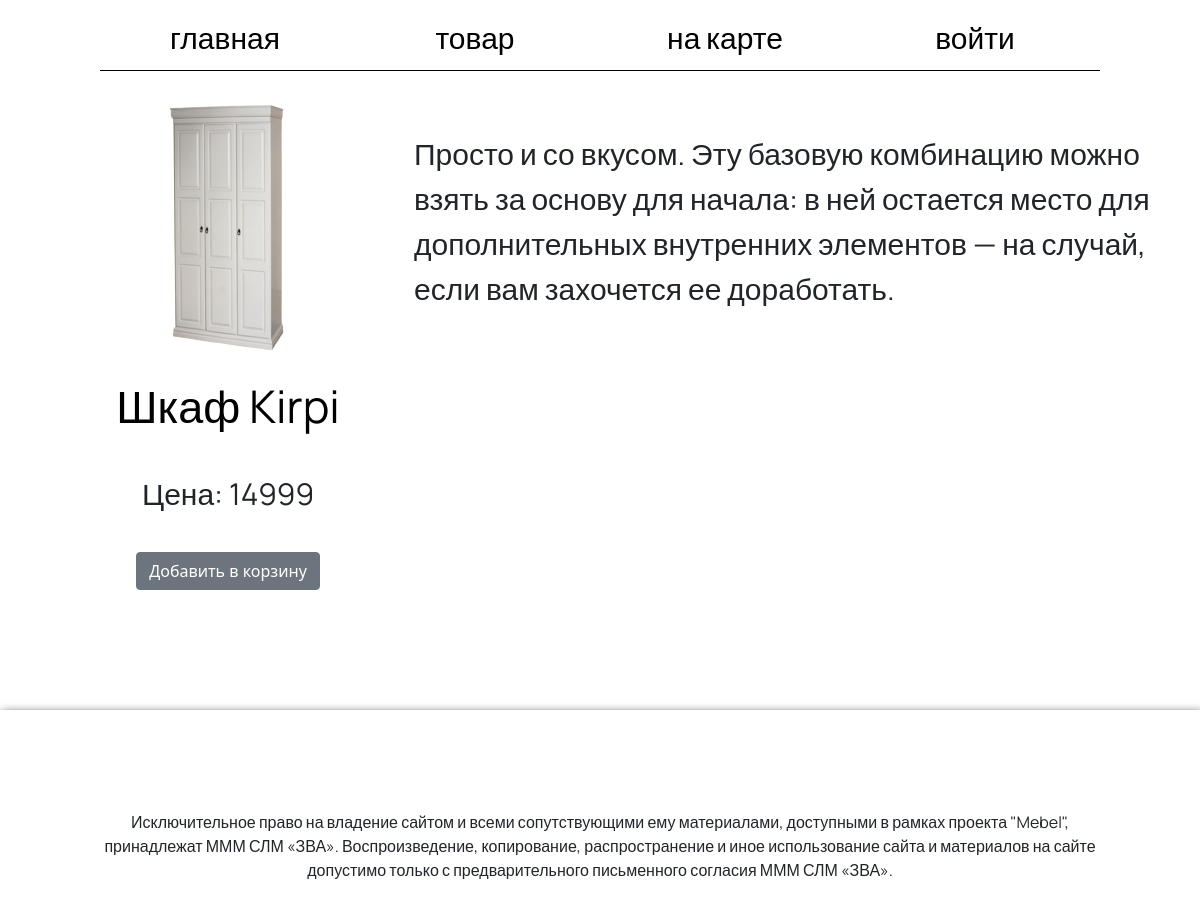
/products/1, run on the app's committed database.
### data/products.py (models this page shows)
class Product(SqlAlchemyBase):
    __tablename__ = 'products'
    id = sqlalchemy.Column(sqlalchemy.Integer, primary_key=True, autoincrement=True)
    name = sqlalchemy.Column(sqlalchemy.String, unique=True)
    price = sqlalchemy.Column(sqlalchemy.Integer, nullable=True)
    image_name = sqlalchemy.Column(sqlalchemy.String)
    description = sqlalchemy.Column(sqlalchemy.String)

### main.py (the view)
@app.route('/products/<int:id>', methods=['GET', 'POST'])
def single_product(id):
    db_sess = db_session.create_session()
    product = db_sess.query(Product).filter(Product.id == id).first()
    if product:
        return render_template('product.html',
                               product_name=product.name,
                               image_name=product.image_name,
                               item_price=product.price,
                               item_id=product.id,
                               description=product.description,
                               added=False)
    else:
        abort(404)

### data/db_session.py (called while the page is built)
def create_session() -> Session:
    global __factory
    return __factory()

### templates/product.html (shortened to what this page needs)
{% extends "base.html" %}
{% block content %}
    <div class="container_of_product">
        <div class="row_product">
            <p class="product_img"><img src="{{url_for('static', filename=image_name)}}" class="product_img"></p>
            <p class="product_title">{{ product_name }}</p>
            <p class="product_set">Цена: {{ item_price }}</p>
            <p><a class="btn btn-secondary" href="/cart/{{ item_id }}">Добавить в корзину</a></p>
        </div>
        <div class="description_of_product">
            {{ description }}
        </div>
    </div>
{% endblock %}

### static/styles/style_base.css (style rules this page uses)
html,body { height: 100%; width: 100%; margin: 0; padding: 0; }
.product_set { margin-top: 30px; }

### static/styles/style_products.css (style rules this page uses)
p { text-align: center; }
.container_of_product { display: grid; grid-template: 1fr / 1fr 2fr; }
.product_title { transition-duration: 0.3s; font-family: 'Manrope', sans-serif; font-size: 45px; text-align: center; text-decoration-line: none; color: black; }
.product_set { font-family: 'Manrope', sans-serif; font-size: 30px; }
.row_product { margin: 30px; }
.description_of_product { font-family: 'Manrope', sans-serif; font-size: 30px; margin-top: 60px; }
.btn-secondary { margin: 20px; }

### static/styles/style_index.css (style rules this page uses)
html,body { height: 100%; width: 100%; margin: 0; padding: 0; }
p { text-align: center; }

### data on the page
Product: image_name (picture), name "Шкаф Kirpi", price "14999", description "Просто и со вкусом. Эту базовую комбинацию можно взять за основу для начала: в ней остается место для дополнительных внутренних элементов — на случай, если вам захочется ее доработать."
